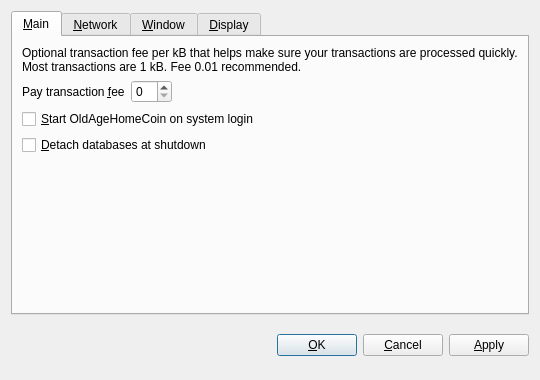
<?xml version="1.0" encoding="UTF-8"?>
<ui version="4.0">
 <class>OptionsDialog</class>
 <widget class="QDialog" name="OptionsDialog">
  <property name="geometry">
   <rect>
    <x>0</x>
    <y>0</y>
    <width>540</width>
    <height>380</height>
   </rect>
  </property>
  <property name="windowTitle">
   <string>Options</string>
  </property>
  <property name="modal">
   <bool>true</bool>
  </property>
  <layout class="QVBoxLayout" name="verticalLayout">
   <item>
    <widget class="QTabWidget" name="tabWidget">
     <property name="tabPosition">
      <enum>QTabWidget::North</enum>
     </property>
     <property name="currentIndex">
      <number>0</number>
     </property>
     <widget class="QWidget" name="tabMain">
      <attribute name="title">
       <string>&amp;Main</string>
      </attribute>
      <layout class="QVBoxLayout" name="verticalLayout_Main">
       <item>
        <widget class="QLabel" name="transactionFeeInfoLabel">
         <property name="text">
          <string>Optional transaction fee per kB that helps make sure your transactions are processed quickly. Most transactions are 1 kB. Fee 0.01 recommended.</string>
         </property>
         <property name="textFormat">
          <enum>Qt::PlainText</enum>
         </property>
         <property name="wordWrap">
          <bool>true</bool>
         </property>
        </widget>
       </item>
       <item>
        <layout class="QHBoxLayout" name="horizontalLayout_Main">
         <item>
          <widget class="QLabel" name="transactionFeeLabel">
           <property name="text">
            <string>Pay transaction &amp;fee</string>
           </property>
           <property name="textFormat">
            <enum>Qt::PlainText</enum>
           </property>
           <property name="buddy">
            <cstring>transactionFee</cstring>
           </property>
          </widget>
         </item>
         <item>
          <widget class="BitcoinAmountField" name="transactionFee"/>
         </item>
         <item>
          <spacer name="horizontalSpacer_Main">
           <property name="orientation">
            <enum>Qt::Horizontal</enum>
           </property>
           <property name="sizeHint" stdset="0">
            <size>
             <width>40</width>
             <height>20</height>
            </size>
           </property>
          </spacer>
         </item>
        </layout>
       </item>
       <item>
        <widget class="QCheckBox" name="bitcoinAtStartup">
         <property name="toolTip">
          <string>Automatically start OldAgeHomeCoin after logging in to the system.</string>
         </property>
         <property name="text">
          <string>&amp;Start OldAgeHomeCoin on system login</string>
         </property>
        </widget>
       </item>
       <item>
        <widget class="QCheckBox" name="detachDatabases">
         <property name="toolTip">
          <string>Detach block and address databases at shutdown. This means they can be moved to another data directory, but it slows down shutdown. The wallet is always detached.</string>
         </property>
         <property name="text">
          <string>&amp;Detach databases at shutdown</string>
         </property>
        </widget>
       </item>
       <item>
        <spacer name="verticalSpacer_Main">
         <property name="orientation">
          <enum>Qt::Vertical</enum>
         </property>
         <property name="sizeHint" stdset="0">
          <size>
           <width>20</width>
           <height>40</height>
          </size>
         </property>
        </spacer>
       </item>
      </layout>
     </widget>
     <widget class="QWidget" name="tabNetwork">
      <attribute name="title">
       <string>&amp;Network</string>
      </attribute>
      <layout class="QVBoxLayout" name="verticalLayout_Network">
       <item>
        <widget class="QCheckBox" name="mapPortUpnp">
         <property name="toolTip">
          <string>Automatically open the OldAgeHomeCoin client port on the router. This only works when your router supports UPnP and it is enabled.</string>
         </property>
         <property name="text">
          <string>Map port using &amp;UPnP</string>
         </property>
        </widget>
       </item>
       <item>
        <widget class="QCheckBox" name="connectSocks">
         <property name="toolTip">
          <string>Connect to the OldAgeHomeCoin network through a SOCKS proxy (e.g. when connecting through Tor).</string>
         </property>
         <property name="text">
          <string>&amp;Connect through SOCKS proxy:</string>
         </property>
        </widget>
       </item>
       <item>
        <layout class="QHBoxLayout" name="horizontalLayout_Network">
         <item>
          <widget class="QLabel" name="proxyIpLabel">
           <property name="text">
            <string>Proxy &amp;IP:</string>
           </property>
           <property name="textFormat">
            <enum>Qt::PlainText</enum>
           </property>
           <property name="buddy">
            <cstring>proxyIp</cstring>
           </property>
          </widget>
         </item>
         <item>
          <widget class="QValidatedLineEdit" name="proxyIp">
           <property name="maximumSize">
            <size>
             <width>140</width>
             <height>16777215</height>
            </size>
           </property>
           <property name="toolTip">
            <string>IP address of the proxy (e.g. 127.0.0.1)</string>
           </property>
          </widget>
         </item>
         <item>
          <widget class="QLabel" name="proxyPortLabel">
           <property name="text">
            <string>&amp;Port:</string>
           </property>
           <property name="textFormat">
            <enum>Qt::PlainText</enum>
           </property>
           <property name="buddy">
            <cstring>proxyPort</cstring>
           </property>
          </widget>
         </item>
         <item>
          <widget class="QLineEdit" name="proxyPort">
           <property name="maximumSize">
            <size>
             <width>55</width>
             <height>16777215</height>
            </size>
           </property>
           <property name="toolTip">
            <string>Port of the proxy (e.g. 9050)</string>
           </property>
          </widget>
         </item>
         <item>
          <widget class="QLabel" name="socksVersionLabel">
           <property name="text">
            <string>SOCKS &amp;Version:</string>
           </property>
           <property name="textFormat">
            <enum>Qt::PlainText</enum>
           </property>
           <property name="buddy">
            <cstring>socksVersion</cstring>
           </property>
          </widget>
         </item>
         <item>
          <widget class="QValueComboBox" name="socksVersion">
           <property name="toolTip">
            <string>SOCKS version of the proxy (e.g. 5)</string>
           </property>
          </widget>
         </item>
         <item>
          <spacer name="horizontalSpacer_Network">
           <property name="orientation">
            <enum>Qt::Horizontal</enum>
           </property>
           <property name="sizeHint" stdset="0">
            <size>
             <width>40</width>
             <height>20</height>
            </size>
           </property>
          </spacer>
         </item>
        </layout>
       </item>
       <item>
        <spacer name="verticalSpacer_Network">
         <property name="orientation">
          <enum>Qt::Vertical</enum>
         </property>
         <property name="sizeHint" stdset="0">
          <size>
           <width>20</width>
           <height>40</height>
          </size>
         </property>
        </spacer>
       </item>
      </layout>
     </widget>
     <widget class="QWidget" name="tabWindow">
      <attribute name="title">
       <string>&amp;Window</string>
      </attribute>
      <layout class="QVBoxLayout" name="verticalLayout_Window">
       <item>
        <widget class="QCheckBox" name="minimizeToTray">
         <property name="toolTip">
          <string>Show only a tray icon after minimizing the window.</string>
         </property>
         <property name="text">
          <string>&amp;Minimize to the tray instead of the taskbar</string>
         </property>
        </widget>
       </item>
       <item>
        <widget class="QCheckBox" name="minimizeOnClose">
         <property name="toolTip">
          <string>Minimize instead of exit the application when the window is closed. When this option is enabled, the application will be closed only after selecting Quit in the menu.</string>
         </property>
         <property name="text">
          <string>M&amp;inimize on close</string>
         </property>
        </widget>
       </item>
       <item>
        <spacer name="verticalSpacer_Window">
         <property name="orientation">
          <enum>Qt::Vertical</enum>
         </property>
         <property name="sizeHint" stdset="0">
          <size>
           <width>20</width>
           <height>40</height>
          </size>
         </property>
        </spacer>
       </item>
      </layout>
     </widget>
     <widget class="QWidget" name="tabDisplay">
      <attribute name="title">
       <string>&amp;Display</string>
      </attribute>
      <layout class="QVBoxLayout" name="verticalLayout_Display">
       <item>
        <layout class="QHBoxLayout" name="horizontalLayout_1_Display">
         <item>
          <widget class="QLabel" name="langLabel">
           <property name="text">
            <string>User Interface &amp;language:</string>
           </property>
           <property name="textFormat">
            <enum>Qt::PlainText</enum>
           </property>
           <property name="buddy">
            <cstring>lang</cstring>
           </property>
          </widget>
         </item>
         <item>
          <widget class="QValueComboBox" name="lang">
           <property name="toolTip">
            <string>The user interface language can be set here. This setting will take effect after restarting OldAgeHomeCoin.</string>
           </property>
          </widget>
         </item>
        </layout>
       </item>
       <item>
        <layout class="QHBoxLayout" name="horizontalLayout_2_Display">
         <item>
          <widget class="QLabel" name="unitLabel">
           <property name="text">
            <string>&amp;Unit to show amounts in:</string>
           </property>
           <property name="textFormat">
            <enum>Qt::PlainText</enum>
           </property>
           <property name="buddy">
            <cstring>unit</cstring>
           </property>
          </widget>
         </item>
         <item>
          <widget class="QValueComboBox" name="unit">
           <property name="toolTip">
            <string>Choose the default subdivision unit to show in the interface and when sending coins.</string>
           </property>
          </widget>
         </item>
        </layout>
       </item>
       <item>
        <widget class="QCheckBox" name="displayAddresses">
         <property name="toolTip">
          <string>Whether to show OldAgeHomeCoin addresses in the transaction list or not.</string>
         </property>
         <property name="text">
          <string>&amp;Display addresses in transaction list</string>
         </property>
        </widget>
       </item>
       <item>
        <widget class="QCheckBox" name="coinControlFeatures">
         <property name="toolTip">
          <string>Whether to show coin control features or not.</string>
         </property>
         <property name="text">
          <string>Display coin &amp;control features (experts only!)</string>
         </property>
        </widget>
       </item>
       <item>
        <spacer name="verticalSpacer_Display">
         <property name="orientation">
          <enum>Qt::Vertical</enum>
         </property>
         <property name="sizeHint" stdset="0">
          <size>
           <width>20</width>
           <height>40</height>
          </size>
         </property>
        </spacer>
       </item>
      </layout>
     </widget>
    </widget>
   </item>
   <item>
    <layout class="QHBoxLayout" name="horizontalLayout_Buttons">
     <item>
      <spacer name="horizontalSpacer_1">
       <property name="orientation">
        <enum>Qt::Horizontal</enum>
       </property>
       <property name="sizeHint" stdset="0">
        <size>
         <width>40</width>
         <height>48</height>
        </size>
       </property>
      </spacer>
     </item>
     <item>
      <widget class="QLabel" name="statusLabel">
       <property name="font">
        <font>
         <weight>75</weight>
         <bold>true</bold>
        </font>
       </property>
       <property name="text">
        <string/>
       </property>
       <property name="textFormat">
        <enum>Qt::PlainText</enum>
       </property>
       <property name="wordWrap">
        <bool>true</bool>
       </property>
      </widget>
     </item>
     <item>
      <spacer name="horizontalSpacer_2">
       <property name="orientation">
        <enum>Qt::Horizontal</enum>
       </property>
       <property name="sizeHint" stdset="0">
        <size>
         <width>40</width>
         <height>48</height>
        </size>
       </property>
      </spacer>
     </item>
     <item>
      <widget class="QPushButton" name="okButton">
       <property name="text">
        <string>&amp;OK</string>
       </property>
      </widget>
     </item>
     <item>
      <widget class="QPushButton" name="cancelButton">
       <property name="text">
        <string>&amp;Cancel</string>
       </property>
       <property name="autoDefault">
        <bool>false</bool>
       </property>
      </widget>
     </item>
     <item>
      <widget class="QPushButton" name="applyButton">
       <property name="text">
        <string>&amp;Apply</string>
       </property>
       <property name="autoDefault">
        <bool>false</bool>
       </property>
      </widget>
     </item>
    </layout>
   </item>
  </layout>
 </widget>
 <customwidgets>
  <customwidget>
   <class>BitcoinAmountField</class>
   <extends>QSpinBox</extends>
   <header>bitcoinamountfield.h</header>
  </customwidget>
  <customwidget>
   <class>QValueComboBox</class>
   <extends>QComboBox</extends>
   <header>qvaluecombobox.h</header>
  </customwidget>
  <customwidget>
   <class>QValidatedLineEdit</class>
   <extends>QLineEdit</extends>
   <header>qvalidatedlineedit.h</header>
  </customwidget>
 </customwidgets>
 <resources/>
 <connections/>
</ui>
